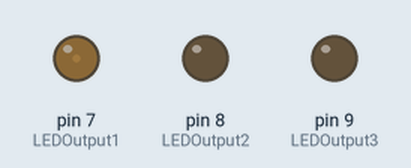
This sketch was run on a simulated Arduino Uno, built with avr-gcc and run on an emulated ATmega328P. On the bench: output pins drawn as LEDs (lit = HIGH).

Above: at 0.1 s.
Timing chart, 0 to 40.0 s (numbered marks = the images above):
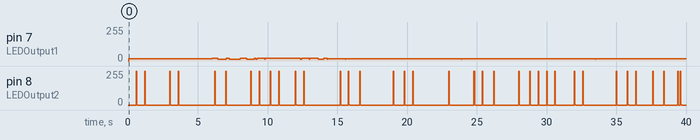

The sketch:

assignment3_b1.ino
```cpp
//declare the necessary variables
unsigned long currentTime;
int LEDOutput1 = 7, LEDOutput2 = 8, LEDOutput3 = 9;

void setup() {
  // put your setup code here, to run once:
  pinMode(LEDOutput1,OUTPUT);
  pinMode(LEDOutput2,OUTPUT);
  pinMode(LEDOutput3,OUTPUT);
  Serial.begin(9600);
}

void loop() {
  // put your main code here, to run repeatedly:
  currentTime = millis();
  if(currentTime%10==0)
  {
     digitalWrite(LEDOutput1,HIGH);
     digitalWrite(LEDOutput2,LOW);
     digitalWrite(LEDOutput3,LOW);
  }
  if(currentTime%100==0)
  {
    digitalWrite(LEDOutput1,HIGH);
    digitalWrite(LEDOutput2,HIGH);
    digitalWrite(LEDOutput3,LOW);
  }
  if(currentTime%1000==0)
  {
    digitalWrite(LEDOutput1,HIGH);
    digitalWrite(LEDOutput2,HIGH);
    digitalWrite(LEDOutput3,HIGH);
  }
  if(currentTime%1000!=0)
  {
    digitalWrite(LEDOutput1,LOW);
    digitalWrite(LEDOutput2,LOW);
    digitalWrite(LEDOutput3,LOW);
  }
}
```

Measured:
- by itself, pin 7 (LEDOutput1): 0/255 → 16/255 at 0.04 s, → 22/255 6.0 s later, → 15/255 0.40 s later, → 21/255 0.60 s later, … (26 changes in this stretch)
